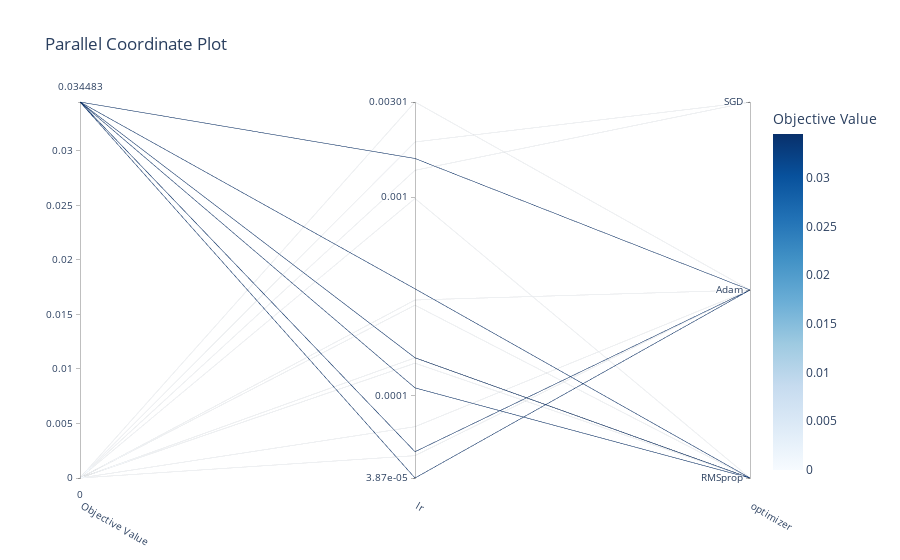

Notebook code cell kept with this figure:
### Code cell
optuna.visualization.plot_parallel_coordinate(study)

### Figure 1 — Plotly figure (JSON) as saved in the notebook; plotly's stock layout.template omitted (floating-point values rounded to 4 significant figures)
{"data": [{"dimensions": [{"label": "Objective Value", "range": [0, 0.03448], "values": [0.03448, 0, 0.03448, 0, 0.03448, 0, 0.03448, 0, 0, 0.03448, 0, 0, 0, 0, 0.03448, 0]}, {"label": "lr", "range": [-4.413, -2.522], "ticktext": ["3.87e-05", "0.0001", "0.001", "0.00301"], "tickvals": [-4.413, -4, -3, -2.522], "values": [-3.959, -2.522, -4.413, -2.866, -3.808, -3.518, -3.461, -3.544, -4.3, -4.28, -3.007, -3.835, -3.808, -4.155, -2.806, -2.723]}, {"label": "optimizer", "range": [0, 2], "ticktext": ["RMSprop", "Adam", "SGD"], "tickvals": [0, 1, 2], "values": [0, 1, 1, 2, 0, 1, 0, 0, 1, 1, 0, 0, 0, 1, 1, 2]}], "labelangle": 30, "labelside": "bottom", "line": {"color": [0.03448, 0, 0.03448, 0, 0.03448, 0, 0.03448, 0, 0, 0.03448, 0, 0, 0, 0, 0.03448, 0], "colorbar": {"title": {"text": "Objective Value"}}, "colorscale": [[0, "rgb(247,251,255)"], [0.125, "rgb(222,235,247)"], [0.25, "rgb(198,219,239)"], [0.375, "rgb(158,202,225)"], [0.5, "rgb(107,174,214)"], [0.625, "rgb(66,146,198)"], [0.75, "rgb(33,113,181)"], [0.875, "rgb(8,81,156)"], [1, "rgb(8,48,107)"]], "reversescale": false, "showscale": true}, "type": "parcoords"}], "layout": {"title": {"text": "Parallel Coordinate Plot"}}}
